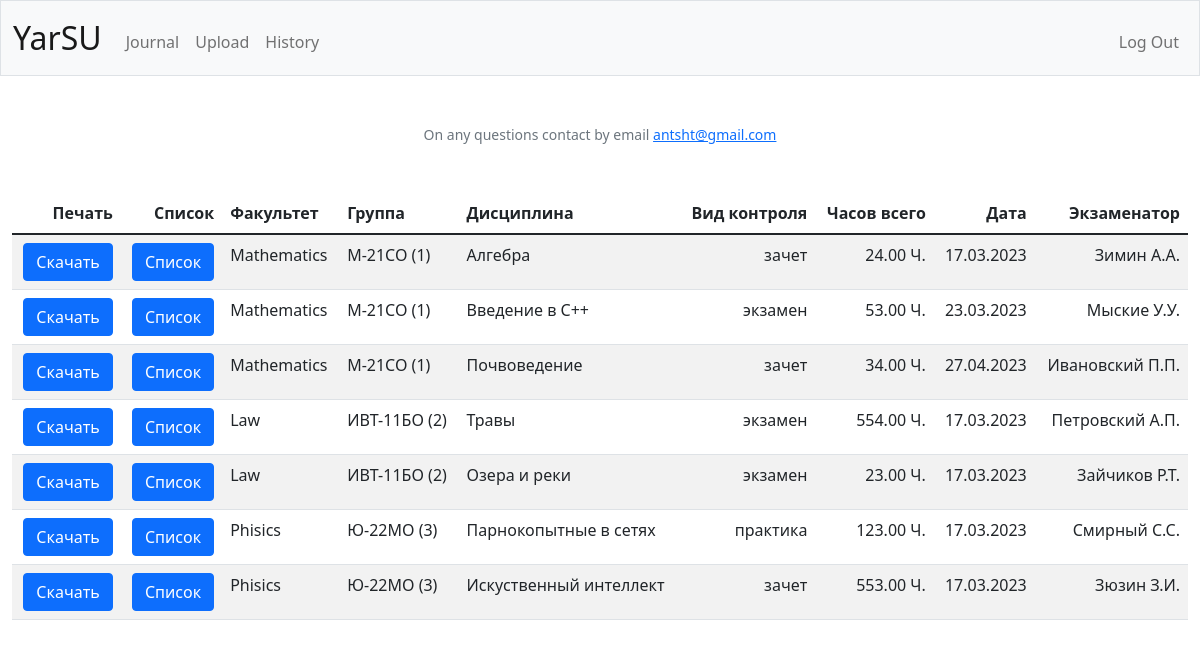
The page / (signed in) on the database its author committed.
### tables this page shows
CREATE TABLE "vedomosti" (
	"id"	INTEGER NOT NULL UNIQUE,
	"group_id"	INTEGER NOT NULL,
	"discipline"	TEXT NOT NULL,
	"control_type"	TEXT NOT NULL,
	"name_of_ekzaminator"	TEXT NOT NULL,
	"hours_total"	INTEGER NOT NULL,
	"control_date"	TEXT NOT NULL,
	PRIMARY KEY("id" AUTOINCREMENT)
);

CREATE TABLE "facultets" (
	"id"	INTEGER NOT NULL UNIQUE,
	"name"	TEXT NOT NULL UNIQUE,
	PRIMARY KEY("id")
);

CREATE TABLE "groups" (
	"id"	INTEGER NOT NULL UNIQUE,
	"name"	TEXT NOT NULL UNIQUE,
	"facultet"	INTEGER NOT NULL DEFAULT 0,
	"uplan"	INTEGER NOT NULL DEFAULT 0,
	"kurs"	INTEGER NOT NULL DEFAULT 0,
	PRIMARY KEY("id")
);

### app.py (the view)
@app.route("/", methods=["GET", "POST"])
@login_required
def index():
    if request.method == "GET":
        vedomosti = get_vedomosti()
        if request.args.get("ved") is not None and len(request.args.get("ved"))>0:
            students = db.execute("SELECT vedomosti.id, students.student_number, students.full_name, results.result FROM vedomosti LEFT JOIN groups ON groups.id = vedomosti.group_id LEFT JOIN students ON students.group_id = groups.id LEFT JOIN results ON students.id = results.student_id and vedomosti.id = results.vedomost_id WHERE vedomosti.id = ?;", request.args.get("ved") )
            return render_template(
                "index.html",
                vedomosti=vedomosti,
                students=students)
        else:
            return render_template(
                "index.html",
                vedomosti=vedomosti,
                students=[])
    if request.method == "POST":
        print(request.form.get("id"))
        return redirect("/vedomost?id=" + request.form.get("id"))

### app.py (called while the page is built)
@app.after_request
def after_request(response):
    response.headers["Cache-Control"] = "no-cache, no-store, must-revalidate"
    response.headers["Expires"] = 0
    response.headers["Pragma"] = "no-cache"
    return response

### database.py (called while the page is built)
def get_vedomosti(id=None):
    if id:
        return db.execute("SELECT vedomosti.id, vedomosti.group_id, vedomosti.discipline, vedomosti.control_type, vedomosti.name_of_ekzaminator, vedomosti.hours_total, vedomosti.control_date, groups.name as g_name, facultets.name as f_name FROM vedomosti LEFT JOIN groups on vedomosti.group_id = groups.id LEFT JOIN facultets ON groups.facultet = facultets.id WHERE vedomosti.id = ?;", id)
    else:
        return db.execute("SELECT vedomosti.id, vedomosti.group_id, vedomosti.discipline, vedomosti.control_type, vedomosti.name_of_ekzaminator, vedomosti.hours_total, vedomosti.control_date, groups.name as g_name, facultets.name as f_name FROM vedomosti LEFT JOIN groups on vedomosti.group_id = groups.id LEFT JOIN facultets ON groups.facultet = facultets.id;")

### helpers.py (called while the page is built)
def login_required(f):
    @wraps(f)
    def decorated_function(*args, **kwargs):
        if session.get("user_id") is None:
            return redirect("/login")
        return f(*args, **kwargs)
    return decorated_function

def format_hrs(value):
    return f"{value:,.2f} Ч."

### sql.py (called while the page is built)
def _enable_logging(f):
    import logging
    import functools
    import os
    @functools.wraps(f)
    def decorator(*args, **kwargs):
        try:
            import flask
        except ModuleNotFoundError:
            return f(*args, **kwargs)
        disabled = logging.getLogger("cs50").disabled
        if flask.current_app and os.getenv("FLASK_ENV") == "development":
            logging.getLogger("cs50").disabled = False
        try:
            return f(*args, **kwargs)
        finally:
            logging.getLogger("cs50").disabled = disabled
    return decorator

    def _disconnect(self):
        if hasattr(_data, self._name()):
            getattr(_data, self._name()).close()
            delattr(_data, self._name())

    def _name(self):
        return str(hash(self))

        def connect(dbapi_connection, connection_record):
            try:
                if isinstance(dbapi_connection, sqlite3.Connection):  # If back end is sqlite
                    cursor = dbapi_connection.cursor()
                    cursor.execute("PRAGMA foreign_keys=ON")
                    cursor.close()
            except:
                pass

### templates/index.html (shortened to what this page needs)
{% extends "layout.html" %}
{% block main %}
    <table class="table table-striped">
        <thead>
            <tr><th class="text-end">Печать</th>
                <th class="text-end">Список</th>
                <th class="text-start">Факультет</th>
                <th class="text-start">Группа</th>
                <th class="text-start">Дисциплина</th>
                <th class="text-end">Вид контроля</th>
                <th class="text-end">Часов всего</th>
                <th class="text-end">Дата</th>
                <th class="text-end">Экзаменатор</th>
            </tr>
        </thead>
        <tbody>
            {% for vedomost in vedomosti %}
                <tr>
                    <td  class="text-end">
                        <form action="/" method="post">
                        <button class="btn btn-primary" type="submit">Скачать</button>
                        </form>
                    </td>
                    <td  class="text-end">
                        <form action="/" method="get">
                        <button class="btn btn-primary" type="submit">Список</button>
                        </form>
                    </td>
                    <td class="text-start">{{ vedomost.f_name }}</td>
                    <td class="text-start">{{ vedomost.g_name }} ({{ vedomost.group_id }})</td>
                    <td class="text-start">{{ vedomost.discipline }}</td>
                    <td class="text-end">{{ vedomost.control_type }}</td>
                    <td class="text-end">{{ vedomost.hours_total | hrs }}</td>
                    <td class="text-end">{{ vedomost.control_date }}</td>
                    <td class="text-end">{{ vedomost.name_of_ekzaminator }}</td>
                </tr>
            {% endfor %}
        </tbody>
{% endblock %}

### templates/layout.html (shortened to what this page needs)
<!DOCTYPE html>
<html lang="en">
    <head>
        <link href="https://cdn.jsdelivr.net/npm/bootstrap@5.1.3/dist/css/bootstrap.min.css" rel="stylesheet">
        <link href="/static/styles.css" rel="stylesheet">
    </head>
    <body>
        <nav class="bg-light border navbar navbar-expand-md navbar-light">
            <div class="container-fluid">
                <a class="navbar-brand" href="/">YarSU</a>
                <div class="collapse navbar-collapse" id="navbar">
                    {% if session["user_id"] %}
                        <ul class="navbar-nav me-auto mt-2">
                            <li class="nav-item"><a class="nav-link" href="/">Journal</a></li>
                            <li class="nav-item"><a class="nav-link" href="/upload">Upload</a></li>
                            <li class="nav-item"><a class="nav-link" href="/history">History</a></li>
                        </ul>
                        <ul class="navbar-nav ms-auto mt-2">
                            <li class="nav-item"><a class="nav-link" href="/logout">Log Out</a></li>
                        </ul>
                    {% else %}
                        <ul class="navbar-nav ms-auto mt-2">
                            <li class="nav-item"><a class="nav-link" href="/register">Register</a></li>
                            <li class="nav-item"><a class="nav-link" href="/login">Log In</a></li>
                        </ul>
                    {% endif %}
                </div>
            </div>
        </nav>
        <main class="container-fluid py-5 text-center">
            {% block main %}{% endblock %}
        </main>
        <footer class="mb-5 small text-center text-muted footer">
            On any questions contact by email <a href="mailto:antsht@gmail.com">antsht@gmail.com</a>
        </footer>
    </body>
</html>

### static/styles.css (style rules this page uses)
nav .navbar-brand { font-size: xx-large; }

### rows shown on the page
vedomosti: f_name "Mathematics", g_name "М-21СО", group_id "1", discipline "Алгебра", control_type "зачет", hours_total|hrs "24.00 Ч.", control_date "17.03.2023", name_of_ekzaminator "Зимин А.А."
vedomosti: f_name "Mathematics", g_name "М-21СО", group_id "1", discipline "Введение в С++", control_type "экзамен", hours_total|hrs "53.00 Ч.", control_date "23.03.2023", name_of_ekzaminator "Мыские У.У."
vedomosti: f_name "Mathematics", g_name "М-21СО", group_id "1", discipline "Почвоведение", control_type "зачет", hours_total|hrs "34.00 Ч.", control_date "27.04.2023", name_of_ekzaminator "Ивановский П.П."
vedomosti: f_name "Law", g_name "ИВТ-11БО", group_id "2", discipline "Травы", control_type "экзамен", hours_total|hrs "554.00 Ч.", control_date "17.03.2023", name_of_ekzaminator "Петровский А.П."
vedomosti: f_name "Law", g_name "ИВТ-11БО", group_id "2", discipline "Озера и реки", control_type "экзамен", hours_total|hrs "23.00 Ч.", control_date "17.03.2023", name_of_ekzaminator "Зайчиков Р.Т."
vedomosti: f_name "Phisics", g_name "Ю-22МО", group_id "3", discipline "Парнокопытные в сетях", control_type "практика", hours_total|hrs "123.00 Ч.", control_date "17.03.2023", name_of_ekzaminator "Смирный С.С."
vedomosti: f_name "Phisics", g_name "Ю-22МО", group_id "3", discipline "Искуственный интеллект", control_type "зачет", hours_total|hrs "553.00 Ч.", control_date "17.03.2023", name_of_ekzaminator "Зюзин З.И."
